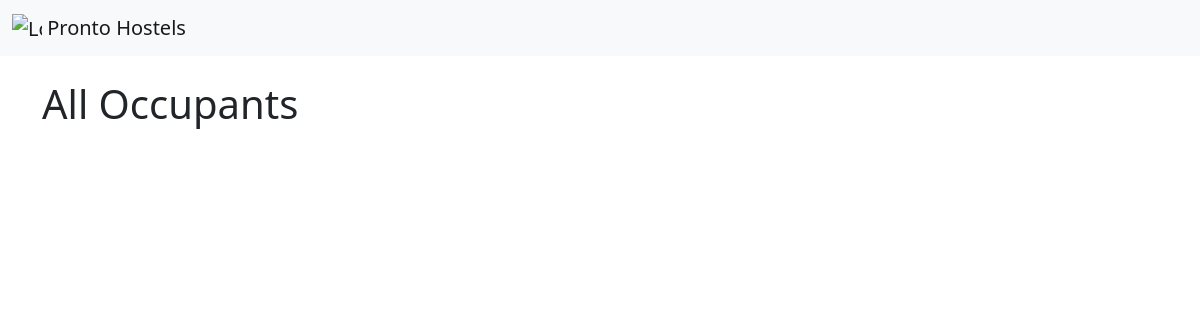
The page /adminblock/1 on the database as committed earlier.
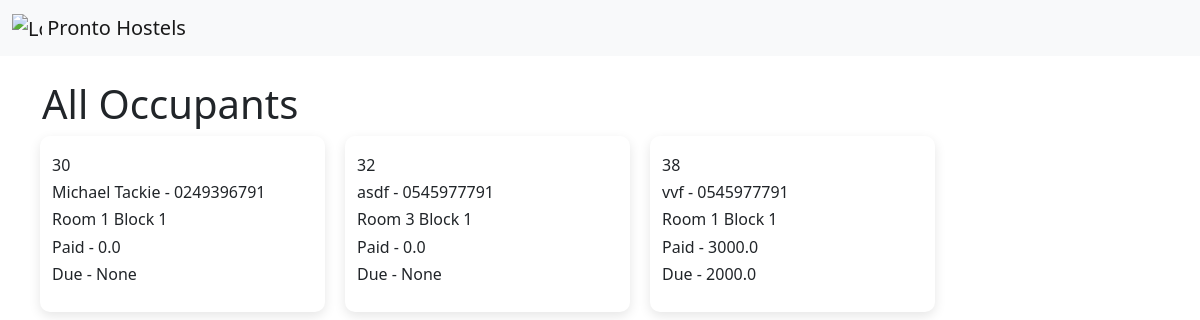
The same page on the database as committed later.
### app.py (models this page shows)
class Occupant(db.Model):
    id = db.Column(db.Integer, primary_key=True)
    name = db.Column(db.String(), nullable=True)
    studentId = db.Column(db.String(), nullable=True)
    phone = db.Column(db.String(), nullable=True)
    course = db.Column(db.String(), nullable=True)
    level = db.Column(db.String(), nullable=True)
    room = db.Column(db.String(), nullable=True)
    block = db.Column(db.String(), nullable=True)
    roomnumber = db.Column(db.String(), nullable=True)
    roomid = db.Column(db.String(), nullable=True)
    roomCost = db.Column(db.Float(), nullable=True, default=0)
    amountPaid = db.Column(db.Float(), nullable=True, default=0)
    due = db.Column(db.Float(), nullable=True)
    paid = db.Column(db.Boolean(), default=False)

### app.py (the view)
@app.route('/adminblock/<int:id>', methods=['GET', 'POST'])
def adminblock(id):
    occupants = Occupant.query.filter_by(block = id).all()
    print(occupants)
    return render_template('adminoccupants.html', alloccupants=occupants)

### templates/adminoccupants.html
{% extends "layout.html" %}
{% block body %}
<div class="container">
    <h1>All Occupants</h1>
    <div>
        <div class="row">
            {% for o in alloccupants %}
            <div class="col-md-3 col-6 answerCard" >
                    <div>
                            <h6>{{o.id}} </h6>
                            <h6>{{o.name}} - {{o.phone}} </h6>
                            <h6>Room {{o.room}} Block {{o.block}} </h6>
                            <h6>Paid - {{o.amountPaid}} </h6>
                            <h6>Due - {{o.due}} </h6>
                    </div>
                </div>
            {% endfor %}
        </div>
    </div>
</div>
{% endblock %}

Rows that differ between the two databases and show on the page:
added Occupant: id "30", name "Michael Tackie", phone "0249396791", room "1", block "1", amountPaid "0.0", due "None"
added Occupant: id "32", name "asdf", phone "0545977791", room "3", block "1", amountPaid "0.0", due "None"
added Occupant: id "38", name "vvf", phone "0545977791", room "1", block "1", amountPaid "3000.0", due "2000.0"
